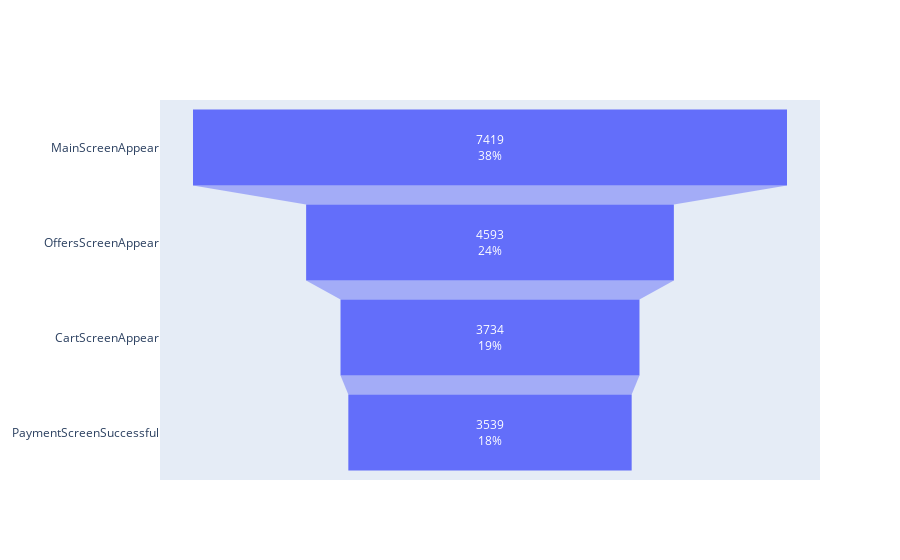

Write notebook code for a chart like this one.
### Markdown cell above
Построим график воронки

### Code cell
fig = go.Figure(go.Funnel(
    
    y = event_id['event'],
    x =  event_id['id'],
    textposition = "inside",
    textinfo = "value+percent total"))
    
fig.show()

### Figure 1 — Plotly figure (JSON) as saved in the notebook; plotly's stock layout.template omitted (floating-point values rounded to 4 significant figures)
{"data": [{"textinfo": "value+percent total", "textposition": "inside", "type": "funnel", "x": [7419, 4593, 3734, 3539], "y": ["MainScreenAppear", "OffersScreenAppear", "CartScreenAppear", "PaymentScreenSuccessful"]}], "layout": {}}
